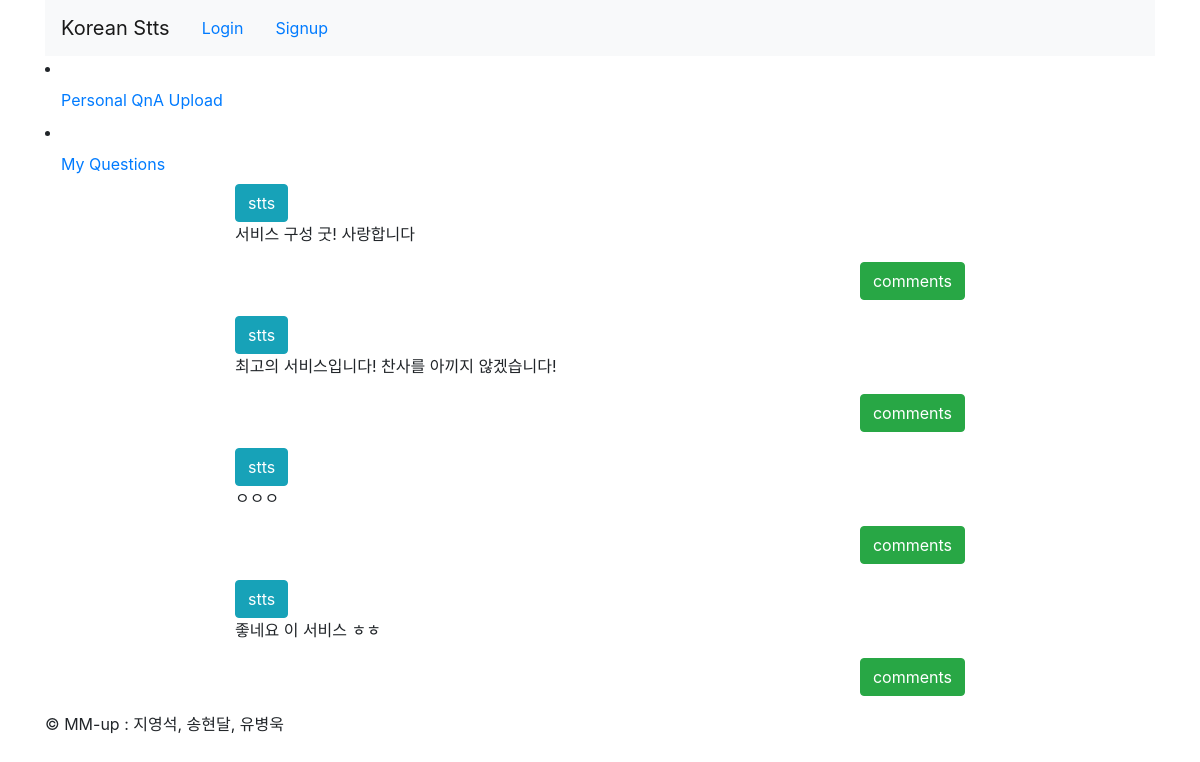
The page /QnA/ on the database as committed earlier.
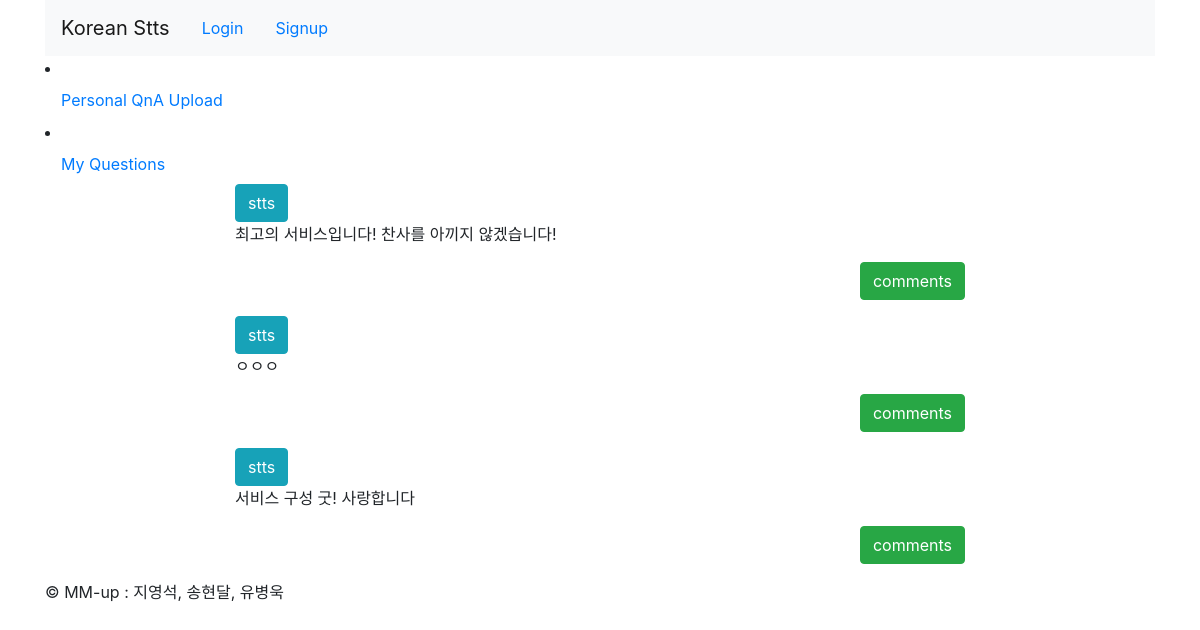
The same page on the database as committed later.
### QnA/models.py (models this page shows, shortened)
class QuestionAndAnswer(models.Model):
    author = models.ForeignKey(User, on_delete=models.CASCADE, related_name="user_author")
    title = models.CharField(max_length=100)
    text = models.TextField()
    hit = models.PositiveIntegerField(default=0)
    created = models.DateTimeField(auto_now_add=True)
    updated = models.DateTimeField(auto_now=True)
    class Meta:
        ordering = ['-updated']

### QnA/views.py (the view)
# urls.py: path('', QnA_list, name="QnA_list"),
def QnA_list(request):
    QnAs = QuestionAndAnswer.objects.all().order_by("hit")
    return render(request, "QnA/list.html", context={"QnAs": QnAs})

### QnA/templates/QnA/list.html (shortened to what this page needs)
{% extends 'base.html' %}
{% block content %}
    <li class="nav-item"><a href="{% url 'QnA:QnA_upload' %}" class="nav-link">Personal QnA Upload</a></li>
    <li class="nav-item"><a href="{% url 'QnA:MyQnA' %}" class="nav-link">My Questions</a></li>
    {% for post in QnAs %}
        <div class="row">
            <div class="col-md-2"></div>
            <div class="col-md-8 panel panel-default">
                <button type="button" class="btn btn-xs btn-info">
                    {{post.author.username}}</button>
                <p>{{post.text|linebreaksbr}}</p>
                <p class="text-right">
                    <a href="{% url 'QnA:QnA_detail' pk=post.id %}" class="btn btn-xs btn-success">comments</a>
                </p>
            </div>
            <div class="col-md-2"></div>
        </div>
    {% endfor %}
{% endblock %}

Rows that differ between the two databases and show on the page:
removed QuestionAndAnswer: author.username "stts", text "좋네요 이 서비스 ㅎㅎ"
changed QuestionAndAnswer "서비스 구성 굿! 사랑합니다": moves down the list
